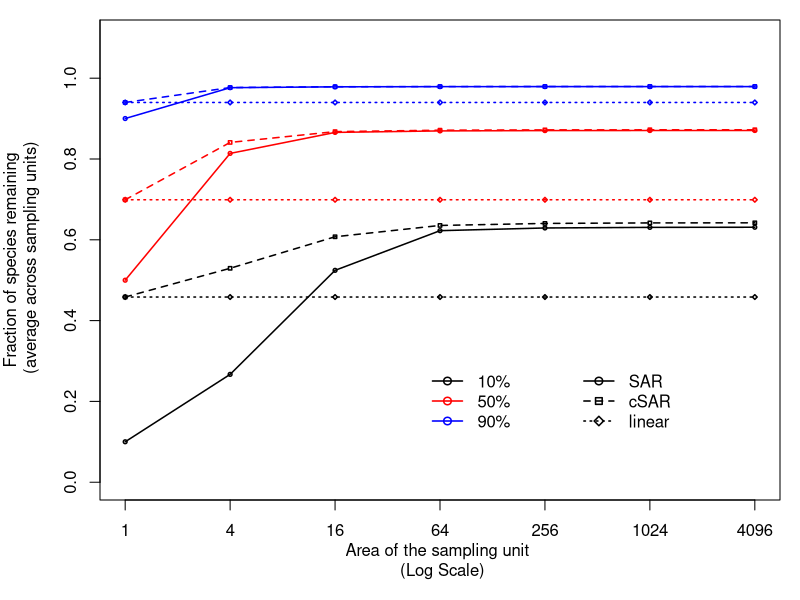

Write the R code that produced this figure.
################################################################
### Improving extinction projections across scales and habitats using the countryside species-area relationship 
### June 2017
### 
### Ines S. Martins (ines.martins@idiv.de)
################################################################

### Functions for scaling biodiversity response to habitat conversion across scales
### Code to draw Figure S2 (a) - Varying P, the amount of native habitat left in the landscape.

### Set the simulation space
## N = dimension of the landscape
## P = Proportion of native habitat remaining in the landscape (from 0 to 1, where 1 is all native habitat remaings)
## D = The dimension of the smallest square ( If 1 and N=1, 1x1 is the first dimension, if 0.1 and N=1, 0.1 x 0.1 is the first dimnsion,)
## h = Affinity for teh modified habitat
## zeta = z value of the SAR (rate at which species richness increase with area)
## n = number of simulations


### Create the landscape and sampled the landscape per grain 

sim <- function(N,P,D,h,zeta){
  
  ### Create the lansdcape 
  
  plots <- array(0, dim = c(N/D,N/D))   # Creates a empty matrix of 0
  res <- 0
  while(res < (((N/D)*(N/D)*P)*D)){  #replace the 0 with 1 until the number of 1s reach the number allowed (define by the P)
    i <- sample(1:(N/D), 1)
    j <- sample(1:(N/D), 1)
    if(!plots[i, j]){
      plots[i, j] <- D
      res <- res + D
    }
  }
  
  ### Define the functions SARs (Power function)
  
  #The classic SAR function
  SAR_pro<-function(A1,A0,z=zeta){
    species<-(A1/A0)^z  
    species
  }
  
  #The cSAR function
  cSAR_pro<-function(A1,A0,h1=h,z=zeta){
    species<-((h1*(A0-A1)/A0)+(A1/A0))^z
    species
  }
  
  #The linear function
  linear_pro<-function(A1,A0,h1=h,z=zeta){
    species<-(((h1)^z)*(A0-A1)/A0)+(A1/A0)    #Since for a modified habitat (1-sigma) = h^z , 
    species
  }
  
  
  ### Start the simulation 
  
  #set the starting point
  results <- NULL   
  size_real=D
  size=1
  while (size_real <= N) { 
    
    nplot = N/size_real  #number of plots
    SARs_all = matrix(0,nrow=(nplot*nplot),ncol=9)
    
    s<-1
    
    for (nx in 1: nplot){      ### gives nx lenght nplot
      for (ny in 1: nplot){    ### gives ny lenght nplot
        
        plot = matrix(1,size,size)
        for (x in 1:size){
          for (y in 1:size)
            
            plot[x,y] = plots[x + ((nx-1)*size), y + ((ny-1)*size)]
          
        }   # Runs for a particular sub-set of grids
        
        A1 <- sum(plot)
        A0 <- (sum(plot) + (sum(plot==0)*D))
        
        SARs_all[s,1] <-size
        SARs_all[s,2] <- SAR_pro(A1,A0)
        SARs_all[s,3] <- cSAR_pro(A1,A0)
        SARs_all[s,4] <- linear_pro(A1,A0)
        SARs_all[s,5] <- A1
        SARs_all[s,6] <- A0
        
        s<- s+1
        
      }
    }
    
    results <- rbind(results,SARs_all)
    
    size_real = size_real * 2
    size = size * 2                          
    
  }
  
  ###Store the results
  SAR_pro_mean <- tapply (results[,2],results[,1],mean)   #Creates a vector with the means
  cSAR_pro_mean <- tapply (results[,3],results[,1],mean)
  linear_pro_mean <- tapply (results[,4],results[,1],mean) 
  size_A1_mean <- tapply (results[,5],results[,1],mean) 
  size_A0_mean <- tapply (results[,6],results[,1],mean)
  SAR_pro_sd <- tapply (results[,2],results[,1],sd)   #Creates a vector with the sd
  cSAR_pro_sd <- tapply (results[,3],results[,1],sd)
  linear_pro_sd <- tapply (results[,4],results[,1],sd)
  
  SAR_pro_mean_mat = matrix(SAR_pro_mean,length(SAR_pro_mean),1)  # Creates a matrix with the means
  cSAR_pro_mean_mat = matrix(cSAR_pro_mean,length(cSAR_pro_mean),1)
  linear_pro_mean_mat = matrix(linear_pro_mean,length(linear_pro_mean),1)
  size_mean_A1_mat = matrix(size_A1_mean,length(size_A1_mean),1)
  size_mean_A0_mat = matrix(size_A0_mean,length(size_A0_mean),1)
  SAR_pro_sd_mat = matrix(SAR_pro_sd,length(SAR_pro_sd),1)  # Creates a matrix with the sd
  cSAR_pro_sd_mat = matrix(cSAR_pro_sd,length(cSAR_pro_sd),1)
  linear_pro_sd_mat = matrix(linear_pro_sd,length(linear_pro_sd),1)
  
  SARs <- data.frame(cbind(unique(results[,1]), SAR_pro_mean_mat, cSAR_pro_mean_mat,linear_pro_mean_mat, size_mean_A1_mat,size_mean_A0_mat,SAR_pro_sd_mat, cSAR_pro_sd_mat,linear_pro_sd_mat))
  colnames(SARs) <- c("grain","SAR_pro","cSAR_pro","linear_pro","A1","A0","SAR_pro_sd","cSAR_pro_sd","linear_pro_sd")
  
  return(SARs)
}


### Run simulation x times 

run<-function(N,P,D,h,z,n){
  
  dat <- c()
  
  for (i in 1:n)
  {
    model <- sim(N,P,D,h,z)
    nextcol <-  data.frame(model)
    dat <- rbind(dat, nextcol)
  }
  dat
  return(dat)
}


### Run n=100 simulations for N=64, D=1, h=0.01, z=0.2 and:

SARs10 <- run(64,0.1,1,0.01,0.2,100)   #P=0.1
SARs50 <- run(64,0.5,1,0.01,0.2,100)   #P=0.5
SARs90 <- run(64,0.9,1,0.01,0.2,100)   #P=0.9


#Summarize the results

SARs10 <- aggregate(. ~ grain , data=SARs10,mean,na.action = na.pass) 
SARs50 <- aggregate(. ~ grain , data=SARs50,mean,na.action = na.pass)
SARs90 <- aggregate(. ~ grain , data=SARs90,mean,na.action = na.pass)



# PLOT -------------------------------------------------------------------
### Proportion of species remaining after 10%, 50% and 90% habitat loss - Figure S2 (a)

par(mar=c(5,5,1,1)) 

plot (log(SARs10[,6]), (SARs10[,2]), axes = FALSE, type = "o", cex=0.5,lwd = 1.5,ylim=c(0,1.1), 
      xlab= "Area of the sampling unit \n (Log Scale)", ylab= "Fraction of species remaining\n (average across sampling units)")  #SAR
axis(1, at=(log(SARs10[,6])),SARs10[,6])
axis(2,seq(0,1.2,0.2))
box(which = "plot")
lines(log(SARs10[,6]),(SARs10[,3]), col="black",lty=2,pch=22, type = "o",lwd = 1.5,cex=0.5) #cSAR
lines(log(SARs10[,6]),(SARs10[,4]), col="black", lty=3,pch=23,type = "o",lwd = 1.5,cex=0.5) #Linear
lines(log(SARs10[,6]), (SARs50[,2]), type = "o", col="red",cex=0.5,lwd = 1.5)               #SAR
lines(log(SARs10[,6]),(SARs50[,3]), col="red",lty=2,pch=22, type = "o",lwd = 1.5,cex=0.5)   #cSAR
lines(log(SARs10[,6]),(SARs50[,4]), col="red", lty=3,pch=23,type = "o",lwd = 1.5,cex=0.5)   #Linear
lines(log(SARs10[,6]), (SARs90[,2]), type = "o", col="blue",cex=0.5,lwd = 1.5)              #SAR
lines(log(SARs10[,6]),(SARs90[,3]), col="blue",lty=2,pch=22, type = "o",lwd = 1.5,cex=0.5)  #cSAR
lines(log(SARs10[,6]),(SARs90[,4]), col="blue", lty=3,pch=23,type = "o",lwd = 1.5,cex=0.5)  #Linear

legend(6,0.3, c("SAR","cSAR","linear"),lty=c(1,2,3), lwd=c(1.5,1.5,1.5),col=c("black","black","black"),pch=c(21,22,23), bty="n")
legend(4,0.3, c("10%","50%","90%"), lwd=c(1.5,1.5,1.5),col=c("black","red","blue"),pch=c(21,21,21), bty="n")
